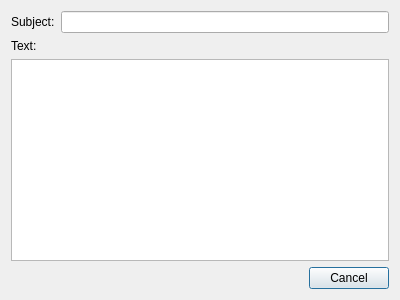
<?xml version="1.0" encoding="UTF-8"?>
<ui version="4.0">
 <class>AddCommentDialog</class>
 <widget class="QDialog" name="AddCommentDialog">
  <property name="geometry">
   <rect>
    <x>0</x>
    <y>0</y>
    <width>400</width>
    <height>300</height>
   </rect>
  </property>
  <layout class="QGridLayout" name="gridLayout">
   <item row="0" column="0" rowspan="2" colspan="3">
    <layout class="QHBoxLayout" name="horizontalLayout">
     <item>
      <widget class="QLabel" name="label_2">
       <property name="text">
        <string>Subject:</string>
       </property>
      </widget>
     </item>
     <item>
      <widget class="QLineEdit" name="CommentSubject_"/>
     </item>
    </layout>
   </item>
   <item row="2" column="0">
    <widget class="QLabel" name="label">
     <property name="text">
      <string>Text:</string>
     </property>
    </widget>
   </item>
   <item row="3" column="0" colspan="3">
    <widget class="QTextEdit" name="CommentBody_"/>
   </item>
   <item row="4" column="0" colspan="3">
    <widget class="QDialogButtonBox" name="ButtonBox_">
     <property name="standardButtons">
      <set>QDialogButtonBox::Cancel</set>
     </property>
    </widget>
   </item>
  </layout>
 </widget>
 <resources/>
 <connections>
  <connection>
   <sender>ButtonBox_</sender>
   <signal>accepted()</signal>
   <receiver>AddCommentDialog</receiver>
   <slot>accept()</slot>
   <hints>
    <hint type="sourcelabel">
     <x>236</x>
     <y>283</y>
    </hint>
    <hint type="destinationlabel">
     <x>227</x>
     <y>305</y>
    </hint>
   </hints>
  </connection>
  <connection>
   <sender>ButtonBox_</sender>
   <signal>rejected()</signal>
   <receiver>AddCommentDialog</receiver>
   <slot>reject()</slot>
   <hints>
    <hint type="sourcelabel">
     <x>337</x>
     <y>284</y>
    </hint>
    <hint type="destinationlabel">
     <x>337</x>
     <y>341</y>
    </hint>
   </hints>
  </connection>
 </connections>
</ui>
